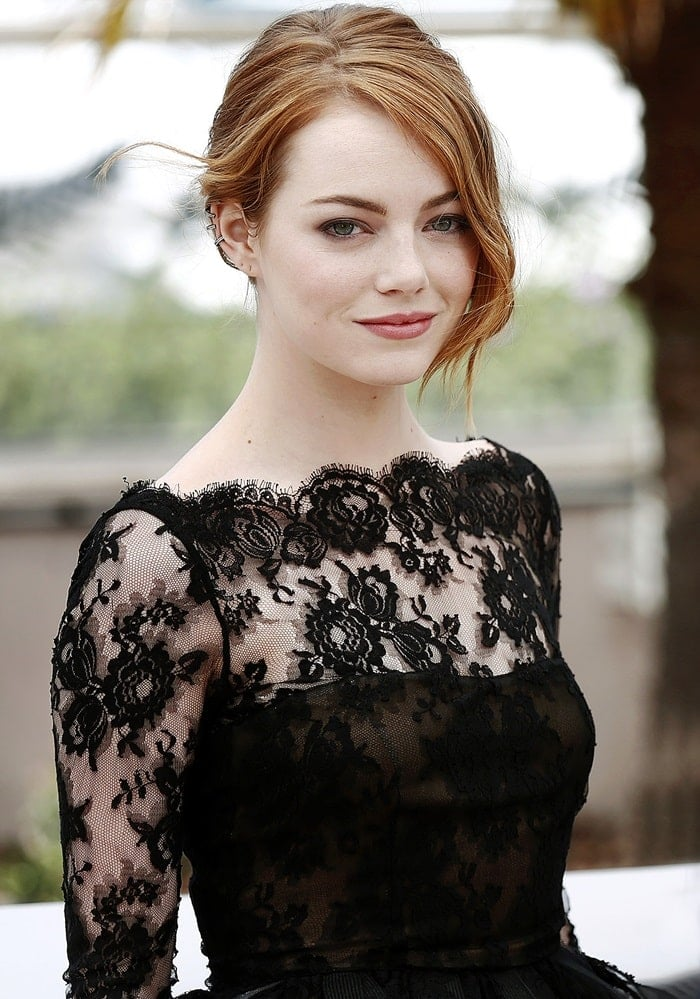
#> input picture OpenCV-Object-Detection/Image Processor CI-CD/input.jpg, 700 x 999 px, given in place of image1.jpg, which was not available
$ jupyter execute Bitwise_Operations_on_Images_for_CV.ipynb   (shell and % lines are left out)   (text cells are left out)
#> lines starting #> are read from the running program, lines starting #| are printed output that depends on the picture; pictures that were not available may be replaced by others from this repository, and a replacement may not be noted
[cell 1]
# Install and import required libraries
import cv2
import numpy as np
from matplotlib import pyplot as plt
from google.colab import files

[cell 2]
uploaded = files.upload()
#> the answer given: input.jpg

[cell 3]
img1 = cv2.imread('image1.jpg')  # or .png
#> img1 is the input picture: shape (999, 700, 3); mean B, G, R 108.1, 117.3, 125.6
img2 = cv2.imread('image2.jpg')

[cell 4]
# Resize to same size for bitwise operations
img1 = cv2.resize(img1, (300, 300))
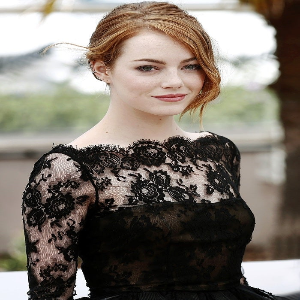
#> img1: shape (300, 300, 3); mean B, G, R 107.9, 117.2, 125.5
img2 = cv2.resize(img2, (300, 300))

[cell 5]
# Convert to grayscale (optional for clarity)
gray1 = cv2.cvtColor(img1, cv2.COLOR_BGR2GRAY)
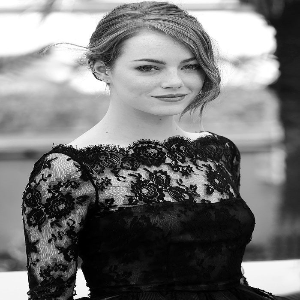
#> gray1: shape (300, 300); min 0, max 255, mean 118.6
gray2 = cv2.cvtColor(img2, cv2.COLOR_BGR2GRAY)

[cell 6]
# Display grayscale images side by side
plt.figure(figsize=(10, 4))

# Show gray1
plt.subplot(1, 2, 1)
plt.imshow(gray1, cmap='gray')
plt.title('Grayscale Image 1')
plt.axis('off')

# Show gray2
plt.subplot(1, 2, 2)
plt.imshow(gray2, cmap='gray')
plt.title('Grayscale Image 2')
plt.axis('off')

plt.tight_layout()
plt.show()
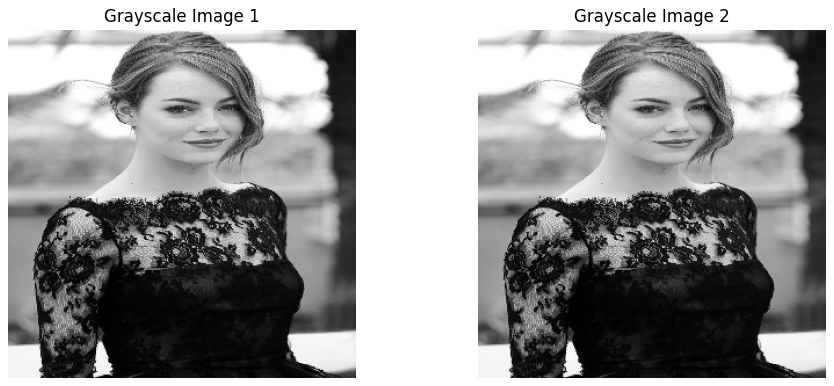
#> figure drawn by matplotlib, 2 panels

[cell 7]
# Apply Bitwise Operations
bit_or = cv2.bitwise_or(gray1, gray2)
bit_and = cv2.bitwise_and(gray1, gray2)
bit_not = cv2.bitwise_not(gray1, gray2)
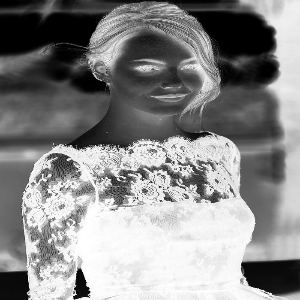
#> bit_not: shape (300, 300); min 0, max 255, mean 136.4
bit_xor = cv2.bitwise_xor(gray1, gray2)
#> bit_xor: shape (300, 300); every value is 255

[cell 8]
plt.figure(figsize=(12, 6))

# Bitwise OR
plt.subplot(2, 2, 1)
plt.imshow(bit_or, cmap='gray')
plt.title('Bitwise OR')
plt.axis('off')

# Bitwise AND
plt.subplot(2, 2, 2)
plt.imshow(bit_and, cmap='gray')
plt.title('Bitwise AND')
plt.axis('off')

# Bitwise NOT (on Image 1)
plt.subplot(2, 2, 3)
plt.imshow(bit_not, cmap='gray')
plt.title('Bitwise NOT (Image 1)')
plt.axis('off')

# Bitwise XOR
plt.subplot(2, 2, 4)
plt.imshow(bit_xor, cmap='gray')
plt.title('Bitwise XOR')
plt.axis('off')

plt.tight_layout()
plt.show()
